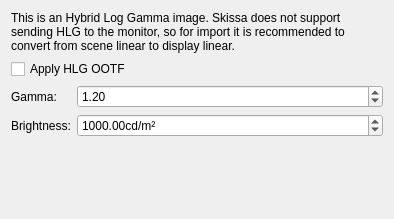
<?xml version="1.0" encoding="UTF-8"?>
<ui version="4.0">
 <class>DlgHeifImport</class>
 <widget class="QWidget" name="DlgHeifImport">
  <property name="geometry">
   <rect>
    <x>0</x>
    <y>0</y>
    <width>394</width>
    <height>219</height>
   </rect>
  </property>
  <property name="windowTitle">
   <string>Dialog</string>
  </property>
  <layout class="QFormLayout" name="formLayout">
   <item row="0" column="0" colspan="2">
    <widget class="QLabel" name="label">
     <property name="text">
      <string>&lt;html&gt;&lt;head/&gt;&lt;body&gt;&lt;p&gt;This is an Hybrid Log Gamma image. Skissa does not support sending HLG to the monitor, so for import it is recommended to convert from scene linear to display linear.&lt;/p&gt;&lt;/body&gt;&lt;/html&gt;</string>
     </property>
     <property name="wordWrap">
      <bool>true</bool>
     </property>
    </widget>
   </item>
   <item row="1" column="0" colspan="2">
    <widget class="QCheckBox" name="chkApplyOOTF">
     <property name="text">
      <string>Apply HLG OOTF</string>
     </property>
    </widget>
   </item>
   <item row="2" column="0">
    <widget class="QLabel" name="label_2">
     <property name="text">
      <string>Gamma:</string>
     </property>
    </widget>
   </item>
   <item row="2" column="1">
    <widget class="QDoubleSpinBox" name="spnGamma">
     <property name="toolTip">
      <string>&lt;html&gt;&lt;head/&gt;&lt;body&gt;&lt;p&gt;Display gamma. By default this is 1.2 for converting from scene to display linear.&lt;/p&gt;&lt;/body&gt;&lt;/html&gt;</string>
     </property>
     <property name="maximum">
      <double>3.000000000000000</double>
     </property>
     <property name="value">
      <double>1.200000000000000</double>
     </property>
    </widget>
   </item>
   <item row="3" column="0">
    <widget class="QLabel" name="label_3">
     <property name="text">
      <string>Brightness:</string>
     </property>
    </widget>
   </item>
   <item row="3" column="1">
    <widget class="QDoubleSpinBox" name="spnNits">
     <property name="toolTip">
      <string>&lt;html&gt;&lt;head/&gt;&lt;body&gt;&lt;p&gt;The display brightness in nits. By default this is set to 1000 for converting to display linear.&lt;/p&gt;&lt;/body&gt;&lt;/html&gt;</string>
     </property>
     <property name="suffix">
      <string>cd/m²</string>
     </property>
     <property name="maximum">
      <double>100000.000000000000000</double>
     </property>
     <property name="value">
      <double>1000.000000000000000</double>
     </property>
    </widget>
   </item>
  </layout>
 </widget>
 <resources/>
 <connections/>
</ui>
